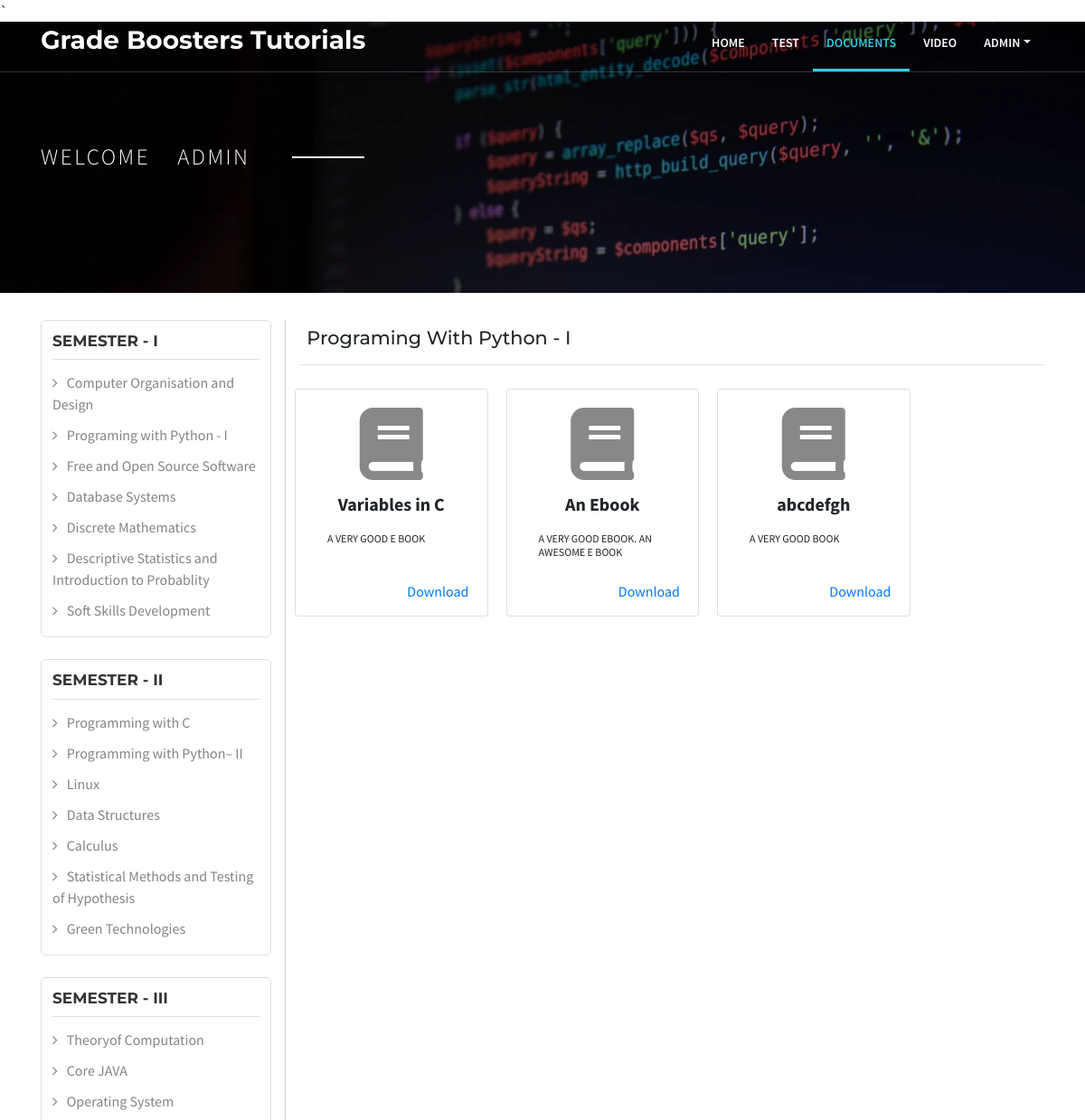
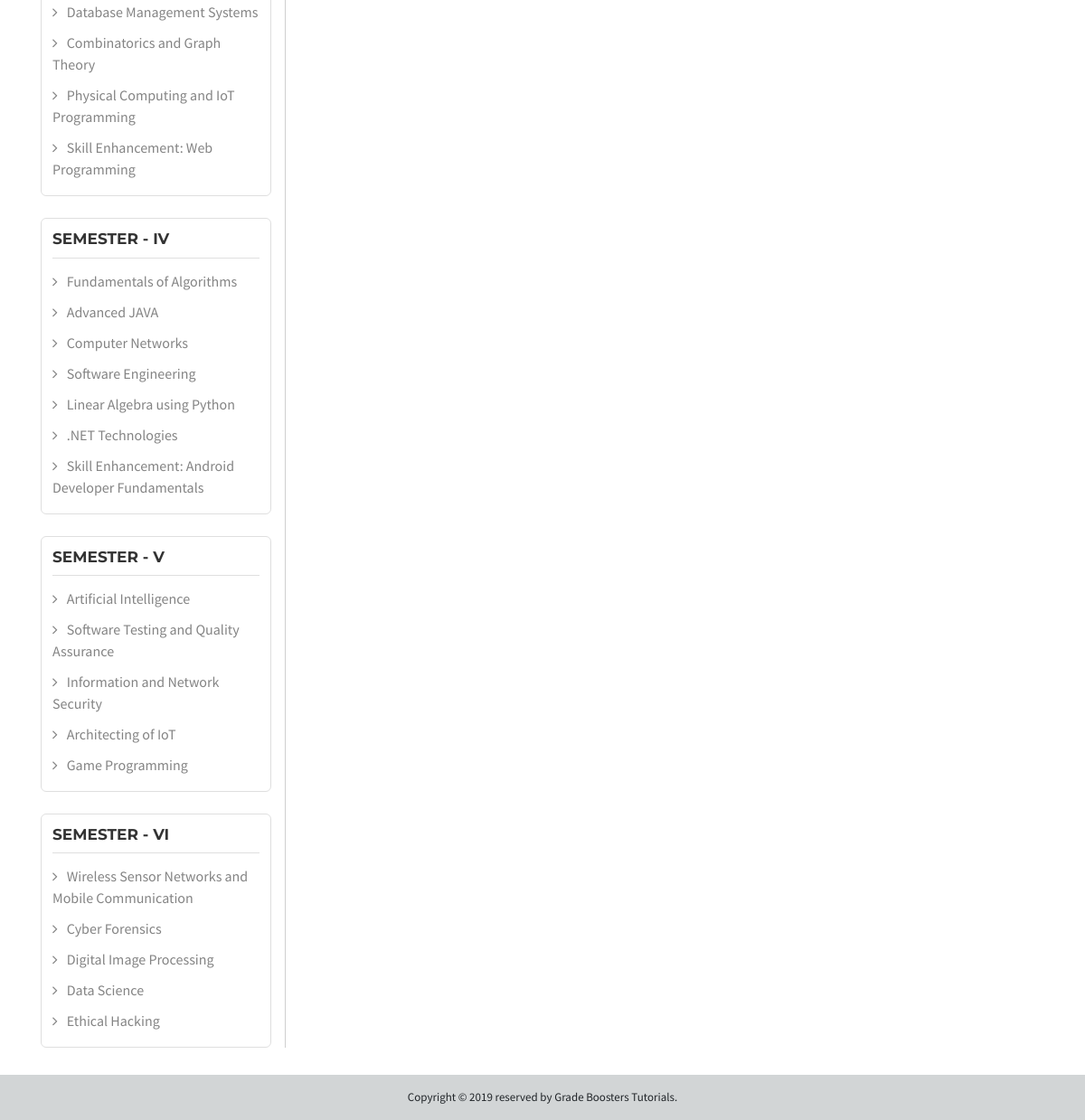
/pages/user/Docs.php?sub=2 (signed in), run on the app's committed database (2 pictures, top to bottom).
### tables this page shows
CREATE TABLE `docs` (
  `id` int(11) NOT NULL,
  `title` varchar(50) DEFAULT NULL,
  `subject` int(11) DEFAULT NULL,
  `desciption` varchar(50) DEFAULT NULL,
  `file` varchar(500) DEFAULT NULL
);

### class/project.php (called while the page is built, shortened)
<?php
require_once 'helper.php';
$objproject = new project(1);
?>

### class/connect.php (called while the page is built, shortened)
<?php
class connect implements localDB, serverDB
{
	function __construct($type)
	{
		if($type==1)
		{
			$this->conn = new mysqli(self::HOST1, self::USER1, self::PWD1,self::DB1);
		}
		else
		{
			$this->conn = new mysqli(self::HOST2, self::USER2, self::PWD2,self::DB2);
		}
	}
}
?>

### class/helper.php (called while the page is built, shortened)
<?php
require_once 'connect.php';
class helper extends connect
{
    function select($columns,$table,$condition)
    {
    	$sql="Select $columns from $table where $condition";
    	$answer=$this->conn->query($sql);
    	if($answer->num_rows==0)
    	{
    		return 0;
    	}
    	else
    	{
    		while($ans=$answer->fetch_array(1))
    		{
    			$rows[]=$ans;
    		}
    	}
    	return json_encode($rows);
    }
}
?>

### pages/user/Docs.php (the view, shortened to what this page needs)
<?php
    $subcode = $_GET['sub'];
    require_once '../../class/project.php';
?>
<!DOCTYPE html>
<html lang="en">
  <head>
    <link rel="stylesheet" href="css/font-awesome.min.css" />
    <link rel="stylesheet" href="https://use.fontawesome.com/releases/v5.8.2/css/all.css">
<link href="../../assets/css/bootstrap.min.css" rel="stylesheet" id="bootstrap-css">
<link href="../../assets/css/style.css" rel="stylesheet" id="bootstrap-css">
 </head>
  <body>
<nav class="navbar navbar-expand-md fixed-top top-nav">
	<div class="container">
		  <a class="navbar-brand" href="../index.php"><strong>Grade Boosters Tutorials</strong></a>
		  <div class="collapse navbar-collapse" id="navbarSupportedContent">
		    <ul class="navbar-nav ml-auto">
		      <li class="nav-item">
		        <a class="nav-link" href="../index.php">Home</a>
		      </li>
		      <li class="nav-item">
                <a class="nav-link" href="test.php">Test</a>
              </li>
              <li class="nav-item  active">
                <a class="nav-link" href="Docs.php?sub=1">Documents</a>
              </li>
		      <li class="nav-item">
		        <a class="nav-link" href="video.php?sub=1">Video</a>
		      </li>
              <li class="nav-item dropdown">
                <a class="nav-link dropdown-toggle" data-toggle="dropdown" href="#"><?php  echo "$_SESSION[username]"; ?></a>
              </li>
		    </ul>
		  </div>
	</div>
</nav>
  <div class="block-30 block-30-sm item" style="background-image: url('../../assets/images/menu_4.jpg');" data-stellar-background-ratio="0.5">
    <div class="container">
      <div class="row align-items-center">
        <div class="col-md-10">
           <span class="subheading-sm">Welcome &nbsp;&nbsp;&nbsp;<?php  echo "$_SESSION[username]"; ?></span>
        </div>
      </div>
    </div>
  </div>
<section class="middle-container">
	<div class="container">
		 <div class="row">
		<div class="col-md-3">
<div class="cat-list">
	<h3>SEMESTER - I</h3>
	<ul>
		    <li><a href="Docs.php?sub=1">Computer Organisation and Design</a></li>
        <li><a href="Docs.php?sub=2">Programing with Python - I</a></li>
        <li><a href="Docs.php?sub=3">Free and Open Source Software</a></li>
        <li><a href="Docs.php?sub=4">Database Systems</a></li>
        <li><a href="Docs.php?sub=5">Discrete Mathematics</a></li>
        <li><a href="Docs.php?sub=6">Descriptive Statistics and Introduction to Probablity</a></li>
        <li><a href="Docs.php?sub=7">Soft Skills Development</a></li>
	</ul>
</div>
<br>
<div class="cat-list">
  <h3>SEMESTER - II</h3>
  <ul>
        <li><a href="Docs.php?sub=8">Programming with C</a></li>
        <li><a href="Docs.php?sub=9">Programming with Python– II</a></li>
        <li><a href="Docs.php?sub=10">Linux</a></li>
        <li><a href="Docs.php?sub=11">Data Structures</a></li>
        <li><a href="Docs.php?sub=12">Calculus</a></li>
        <li><a href="Docs.php?sub=13">Statistical Methods and Testing of Hypothesis</a></li>
        <li><a href="Docs.php?sub=14">Green Technologies</a></li>
  </ul>
</div>
<br>
<div class="cat-list">
  <h3>SEMESTER - III</h3>
  <ul>
        <li><a href="Docs.php?sub=15">Theoryof Computation</a></li>
        <li><a href="Docs.php?sub=16">Core JAVA</a></li>
        <li><a href="Docs.php?sub=17">Operating System</a></li>
        <li><a href="Docs.php?sub=18">Database Management Systems</a></li>
        <li><a href="Docs.php?sub=19">Combinatorics and Graph Theory </a></li>
        <li><a href="Docs.php?sub=20">Physical Computing and IoT Programming </a></li>
        <li><a href="Docs.php?sub=21">Skill Enhancement: Web Programming </a></li>
  </ul>
</div>
<br>
<div class="cat-list">
  <h3>SEMESTER - IV</h3>
  <ul>
        <li><a href="Docs.php?sub=22">Fundamentals of Algorithms</a></li>
        <li><a href="Docs.php?sub=23">Advanced JAVA</a></li>
        <li><a href="Docs.php?sub=24">Computer Networks</a></li>
        <li><a href="Docs.php?sub=25">Software Engineering </a></li>
        <li><a href="Docs.php?sub=26">Linear Algebra using Python </a></li>
        <li><a href="Docs.php?sub=27">.NET Technologies</a></li>
        <li><a href="Docs.php?sub=28">Skill Enhancement: Android Developer Fundamentals</a></li>
  </ul>
</div>
<br>
<div class="cat-list">
  <h3>SEMESTER - V</h3>
  <ul>
        <li><a href="Docs.php?sub=29">Artificial Intelligence </a></li>
        <li><a href="Docs.php?sub=30">Software Testing and Quality Assurance</a></li>
        <li><a href="Docs.php?sub=31">Information and Network Security</a></li>
        <li><a href="Docs.php?sub=32">Architecting of IoT</a></li>
        <li><a href="Docs.php?sub=33">Game Programming</a></li>
  </ul>
</div>
<br>
<div class="cat-list">
  <h3>SEMESTER - VI</h3>
  <ul>
        <li><a href="Docs.php?sub=34">Wireless Sensor Networks and Mobile Communication</a></li>
        <li><a href="Docs.php?sub=35">Cyber Forensics</a></li>
        <li><a href="Docs.php?sub=36">Digital Image Processing</a></li>
        <li><a href="Docs.php?sub=37">Data Science</a></li>
        <li><a href="Docs.php?sub=38">Ethical Hacking</a></li>
  </ul>
</div>
        </div>
        <div class="col-md-9 cat-products">
      <h3 class="cate-head">
        <?php
        if($subcode==2){
            echo "Programing with Python - I";
        }
        ?>
      </h3>
    <hr/>
    <div class="row">
    <?php
            $condition ="subject = ".$_GET['sub'];
            $rows = $objproject->select("*", "docs", "$condition");
            $rows = json_decode($rows, true);
            foreach ($rows as $row) {
             $filepath = $row['file'];
        ?>
        <div class="card col-md-3" style="margin: 10px;">
          <div class="card-body" style="height: 250px;">
            <h4 class="card-title" style="text-align: center;"><i class="fas fa-book" style="font-size: 80px; color: #888;"></i></h4>
            <p class="card-text" style="font-size: 20px; font-weight: bold;text-align: center;"><?php echo "$row[title]";?></p>
            <h6 style="font-size: 12px;"><?php echo "$row[desciption]";?></h6>
            <a href="<?php echo $filepath;?>" download style="position: absolute; bottom: 15px; right: 20px;">Download</a>
          </div>
        </div>
        <?php
         }
        ?>
    </div>
        </div>
         </div>
	</div>
</section>
<footer>
  <div class="container">
	<div class="row">
		<div class=" col-md-12 text-center">
          Copyright &copy; 2019 reserved by Grade Boosters Tutorials.
       </div>
   </div>
  </div>
</footer>
  </body>
</html>

### assets/css/style.css (style rules this page uses)
body, html { height: 100%; width:100%; }
body { font-size: 1rem; font-family: 'Source Sans Pro', sans-serif; }
h1,h2,h3,h4,h5 { position: relative; font-family: 'Montserrat', sans-serif; }
h6 { position: relative; text-transform: uppercase; }
.top-nav { border-bottom: 1px solid rgba(255, 255, 255, 0.2); height: 80px; transition: 0.5s ease-in; -webkit-transition: 0.5s ease-in; -moz-transition: 0.5s ease-in; }
.top-nav .navbar-nav li .nav-link { color: #fff; font-size: 14px; padding:29px 15px 18px; font-weight: 600; text-transform: uppercase; transition: 0.5s ease-in; -webkit-transition: 0.5s ease-in; -moz-transition: 0.5s ease-in; }
.top-nav li a.nav-link:hover, .top-nav .nav-item.active a.nav-link { border-bottom: 3px solid #35cbdf; color: #35cbdf; transition: 0.5s ease-in; -webkit-transition: 0.5s ease-in; -moz-transition: 0.5s ease-in; }
.top-nav .navbar-brand { font-size: 28px; color: #fff; font-family: 'Montserrat', sans-serif; }
footer { padding: 15px 0px; background: #d2d5d6; font-size: 13px;width: 100%; display: flex; }
.middle-container { margin: 30px 0px; }
.block-30 { background-size: cover; background-color: #ccc; padding: 0; position: relative; }
.block-30:before { background: #000; position: absolute; content: ""; top: 0; left: 0; right: 0; bottom: 0; opacity: .4; z-index: 0; }
.block-30, .block-30 .row { min-height:300px; height: 30vh; }
.block-30 .subheading-sm { color: #fff; font-size: 25px; text-transform: uppercase; letter-spacing: .1em; position: relative; display: inline-block; font-weight: 300; }
.block-30 .subheading-sm:after { width: 80px; height: 2px; background: #fff; position: absolute; left: 120%; top: 50%; -webkit-transform: translateY(-50%); -ms-transform: translateY(-50%); transform: translateY(-50%); content: ""; }
.block-30.block-30-sm, .block-30.block-30-sm .row { min-height: 300px; height: 30vh; }
.navbar { display: inherit; }
.cate-head { text-transform:capitalize;text-transform: capitalize; font-size: 1.3em; margin: 0.4em; }
.cat-list { padding: 12px; border: 1px solid #dfdfdf; border-radius: 6px; }
.cat-list h3 { color:#333;font-size:17px;font-family:Montserrat,sans-serif;font-weight:700; padding-bottom:10px; border-bottom:1px solid #dfdfdf; }
.cat-list ul { list-style: none; padding: 0px; margin: 0px; }
.cat-list ul li { display: block; padding:5px 0px; }
.cat-list ul li a { color:#848484; text-decoration: none; }
.cat-list ul li a:before { content: "\f105"; font-family: FontAwesome; font-style: normal; font-weight: normal; text-decoration: inherit; padding-right: 10px; }
@media (min-width: 450px) { .cat-products { border-left:1px solid rgba(97, 96, 96, 0.3); } }

### data on the page
docs: title "Variables in C", desciption "A VERY GOOD E BOOK"
docs: title "An Ebook", desciption "A VERY GOOD EBOOK. AN AWESOME E BOOK"
docs: title "abcdefgh", desciption "A VERY GOOD BOOK"

### other printed values
$_SESSION[username] "ADMIN"
